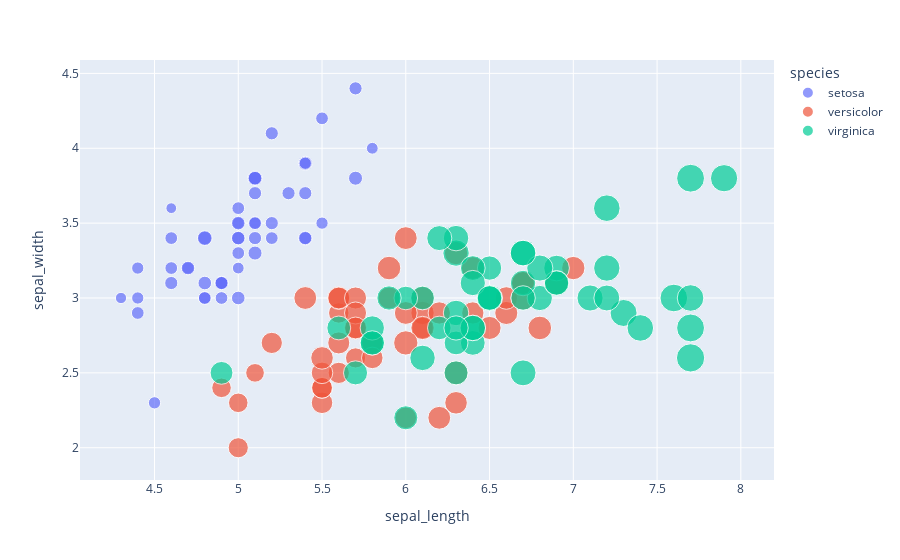

Notebook cell for this chart:
### Code cell
import plotly.express as px
df = px.data.iris()
# Use directly Columns as argument. You can use tab completion for this!
fig = px.scatter(df, x=df.sepal_length, y=df.sepal_width, color=df.species, size=df.petal_length)
fig.show()

### Figure 1 — Plotly figure (JSON) as saved in the notebook; plotly's stock layout.template omitted (floating-point values rounded to 4 significant figures)
{"data": [{"hovertemplate": "species=setosa<br>sepal_length=%{x}<br>sepal_width=%{y}<br>petal_length=%{marker.size}<extra></extra>", "legendgroup": "setosa", "marker": {"color": "#636efa", "size": [1.4, 1.4, 1.3, 1.5, 1.4, 1.7, 1.4, 1.5, 1.4, 1.5, 1.5, 1.6, 1.4, 1.1, 1.2, 1.5, 1.3, 1.4, 1.7, 1.5, 1.7, 1.5, 1, 1.7, 1.9, 1.6, 1.6, 1.5, 1.4, 1.6, 1.6, 1.5, 1.5, 1.4, 1.5, 1.2, 1.3, 1.5, 1.3, 1.5, 1.3, 1.3, 1.3, 1.6, 1.9, 1.4, 1.6, 1.4, 1.5, 1.4], "sizemode": "area", "sizeref": 0.01725, "symbol": "circle"}, "mode": "markers", "name": "setosa", "orientation": "v", "showlegend": true, "type": "scatter", "x": [5.1, 4.9, 4.7, 4.6, 5, 5.4, 4.6, 5, 4.4, 4.9, 5.4, 4.8, 4.8, 4.3, 5.8, 5.7, 5.4, 5.1, 5.7, 5.1, 5.4, 5.1, 4.6, 5.1, 4.8, 5, 5, 5.2, 5.2, 4.7, 4.8, 5.4, 5.2, 5.5, 4.9, 5, 5.5, 4.9, 4.4, 5.1, 5, 4.5, 4.4, 5, 5.1, 4.8, 5.1, 4.6, 5.3, 5], "xaxis": "x", "y": [3.5, 3, 3.2, 3.1, 3.6, 3.9, 3.4, 3.4, 2.9, 3.1, 3.7, 3.4, 3, 3, 4, 4.4, 3.9, 3.5, 3.8, 3.8, 3.4, 3.7, 3.6, 3.3, 3.4, 3, 3.4, 3.5, 3.4, 3.2, 3.1, 3.4, 4.1, 4.2, 3.1, 3.2, 3.5, 3.1, 3, 3.4, 3.5, 2.3, 3.2, 3.5, 3.8, 3, 3.8, 3.2, 3.7, 3.3], "yaxis": "y"}, {"hovertemplate": "species=versicolor<br>sepal_length=%{x}<br>sepal_width=%{y}<br>petal_length=%{marker.size}<extra></extra>", "legendgroup": "versicolor", "marker": {"color": "#EF553B", "size": [4.7, 4.5, 4.9, 4, 4.6, 4.5, 4.7, 3.3, 4.6, 3.9, 3.5, 4.2, 4, 4.7, 3.6, 4.4, 4.5, 4.1, 4.5, 3.9, 4.8, 4, 4.9, 4.7, 4.3, 4.4, 4.8, 5, 4.5, 3.5, 3.8, 3.7, 3.9, 5.1, 4.5, 4.5, 4.7, 4.4, 4.1, 4, 4.4, 4.6, 4, 3.3, 4.2, 4.2, 4.2, 4.3, 3, 4.1], "sizemode": "area", "sizeref": 0.01725, "symbol": "circle"}, "mode": "markers", "name": "versicolor", "orientation": "v", "showlegend": true, "type": "scatter", "x": [7, 6.4, 6.9, 5.5, 6.5, 5.7, 6.3, 4.9, 6.6, 5.2, 5, 5.9, 6, 6.1, 5.6, 6.7, 5.6, 5.8, 6.2, 5.6, 5.9, 6.1, 6.3, 6.1, 6.4, 6.6, 6.8, 6.7, 6, 5.7, 5.5, 5.5, 5.8, 6, 5.4, 6, 6.7, 6.3, 5.6, 5.5, 5.5, 6.1, 5.8, 5, 5.6, 5.7, 5.7, 6.2, 5.1, 5.7], "xaxis": "x", "y": [3.2, 3.2, 3.1, 2.3, 2.8, 2.8, 3.3, 2.4, 2.9, 2.7, 2, 3, 2.2, 2.9, 2.9, 3.1, 3, 2.7, 2.2, 2.5, 3.2, 2.8, 2.5, 2.8, 2.9, 3, 2.8, 3, 2.9, 2.6, 2.4, 2.4, 2.7, 2.7, 3, 3.4, 3.1, 2.3, 3, 2.5, 2.6, 3, 2.6, 2.3, 2.7, 3, 2.9, 2.9, 2.5, 2.8], "yaxis": "y"}, {"hovertemplate": "species=virginica<br>sepal_length=%{x}<br>sepal_width=%{y}<br>petal_length=%{marker.size}<extra></extra>", "legendgroup": "virginica", "marker": {"color": "#00cc96", "size": [6, 5.1, 5.9, 5.6, 5.8, 6.6, 4.5, 6.3, 5.8, 6.1, 5.1, 5.3, 5.5, 5, 5.1, 5.3, 5.5, 6.7, 6.9, 5, 5.7, 4.9, 6.7, 4.9, 5.7, 6, 4.8, 4.9, 5.6, 5.8, 6.1, 6.4, 5.6, 5.1, 5.6, 6.1, 5.6, 5.5, 4.8, 5.4, 5.6, 5.1, 5.1, 5.9, 5.7, 5.2, 5, 5.2, 5.4, 5.1], "sizemode": "area", "sizeref": 0.01725, "symbol": "circle"}, "mode": "markers", "name": "virginica", "orientation": "v", "showlegend": true, "type": "scatter", "x": [6.3, 5.8, 7.1, 6.3, 6.5, 7.6, 4.9, 7.3, 6.7, 7.2, 6.5, 6.4, 6.8, 5.7, 5.8, 6.4, 6.5, 7.7, 7.7, 6, 6.9, 5.6, 7.7, 6.3, 6.7, 7.2, 6.2, 6.1, 6.4, 7.2, 7.4, 7.9, 6.4, 6.3, 6.1, 7.7, 6.3, 6.4, 6, 6.9, 6.7, 6.9, 5.8, 6.8, 6.7, 6.7, 6.3, 6.5, 6.2, 5.9], "xaxis": "x", "y": [3.3, 2.7, 3, 2.9, 3, 3, 2.5, 2.9, 2.5, 3.6, 3.2, 2.7, 3, 2.5, 2.8, 3.2, 3, 3.8, 2.6, 2.2, 3.2, 2.8, 2.8, 2.7, 3.3, 3.2, 2.8, 3, 2.8, 3, 2.8, 3.8, 2.8, 2.8, 2.6, 3, 3.4, 3.1, 3, 3.1, 3.1, 3.1, 2.7, 3.2, 3.3, 3, 2.5, 3, 3.4, 3], "yaxis": "y"}], "layout": {"legend": {"itemsizing": "constant", "title": {"text": "species"}, "tracegroupgap": 0}, "margin": {"t": 60}, "xaxis": {"anchor": "y", "domain": [0, 1], "title": {"text": "sepal_length"}}, "yaxis": {"anchor": "x", "domain": [0, 1], "title": {"text": "sepal_width"}}}}
